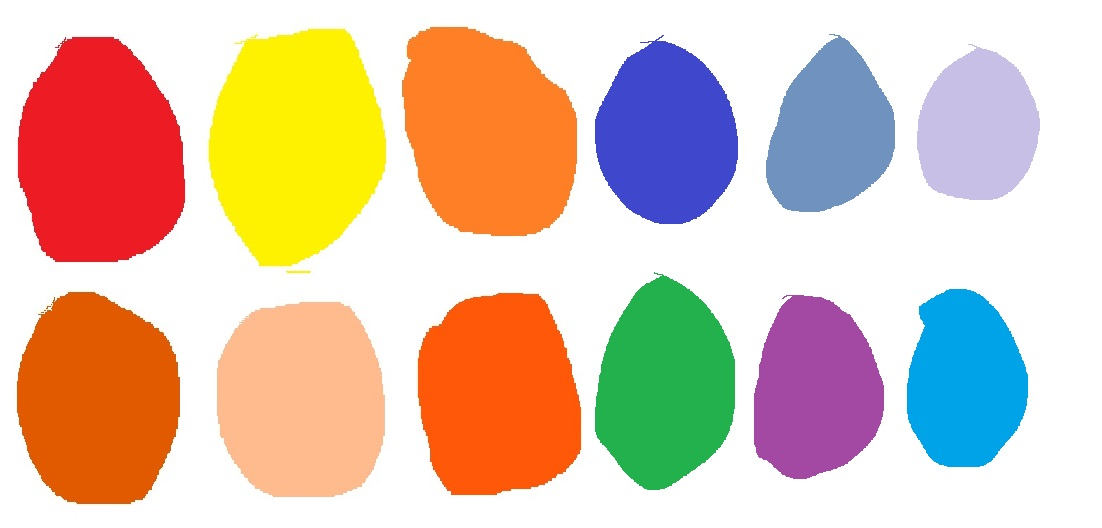
#> input picture unoptimized/pallet.jpg, 1102 x 528 px, given in place of the camera
$ python 'colorless_track weight.py'
#> lines starting #> are read from the running program, lines starting #| are printed output that depends on the picture; after the words box and inside, x2 and y2 are one past the last pixel; in counts of white or black regions, pixels touching at a corner belong together
# import the opencv library
import cv2
import numpy as np
import time
# included time if want to slow down to inspect output


#/////// what do ///////
# finds the largest AREA contour and only labels that one
# code is basically the same as dense_track but change of "perc"

# clearity and seperating/combining these groups is the main issue to fix


# ////////////////////////////////////////
def clr_iso(img):
    hsv = cv2.cvtColor(img, cv2.COLOR_BGR2HSV)
    # BLUE / GREEN / RED

    # orange
    lower = np.array([0, 90, 90])
    upper = np.array([30, 255, 255])

    # blue
    # lower = np.array([101, 50, 38])
    # upper = np.array([110, 255, 255])

    mask = cv2.inRange(hsv, lower, upper)
    return mask


# ////////////////////////////////////////
# START


# define a video capture object
vid = cv2.VideoCapture(0)

# ////////////////////////////////////////
# LOOP


while (True):

    # //////////////////////////////////////////////////
    # set up

    # this snags a image from the feed of a camera at that time
    ret, frame = vid.read()
#> frame is the input picture: shape (528, 1102, 3); mean B, G, R 174.8, 194.7, 221.5
    mask = clr_iso(frame)
#> in clr_iso, `hsv = cv2.cvtColor(img, cv2.COLOR_BGR2HSV)`: hsv: shape (528, 1102, 3); mean H, S, V 41, 95.4, 241.3
#> in clr_iso, `mask = cv2.inRange(hsv, lower, upper)`:
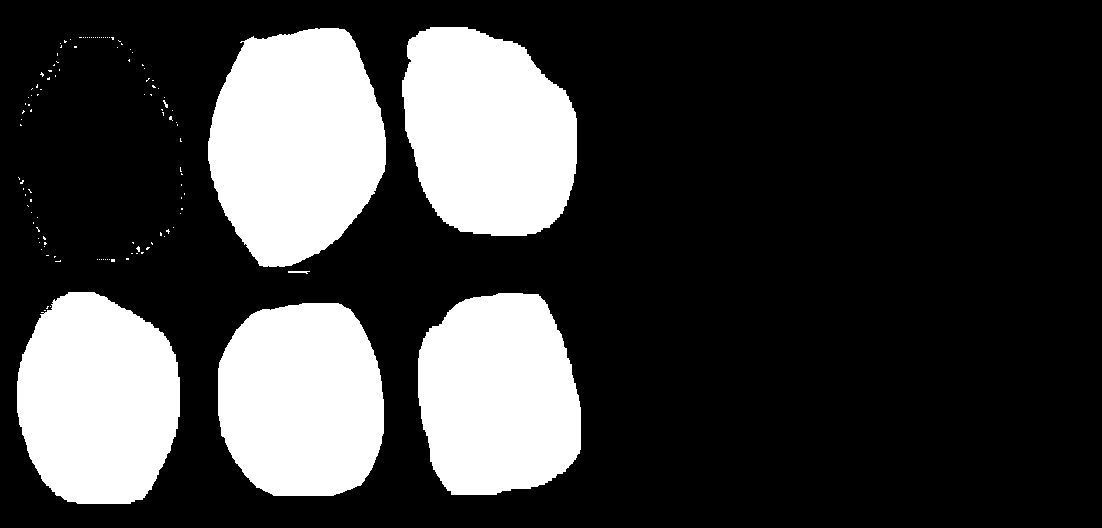
#> mask: shape (528, 1102); 24.8% white; 120 white regions (114 under 20 px)

    # obj detection setup
    _, mask = cv2.threshold(mask, 254, 255, cv2.THRESH_BINARY)

    contours, _ = cv2.findContours(mask, cv2.RETR_TREE, cv2.CHAIN_APPROX_SIMPLE)
#> contours = 120 contours, 115 with area under 20; largest, box (x1, y1, x2, y2) and area: (208, 28, 386, 267) 32235, (402, 27, 577, 236) 28838, (17, 292, 180, 504) 27340, (418, 293, 581, 495) 26906, (218, 303, 384, 496) 26800

    tobeat = 0.0
    passed = False  # setup for finding what we want

    # //////////////////////////////////////////////////
    # runs through ripped image and inspects every contour collection for the highest area
    # the values for the biggest are overwritten until only the largest "tobeat" score remains
    for cnt in contours:

        # print(tobeat)

        # calc area and remove small elments
        area = round(cv2.contourArea(cnt))

        if (area > 1050):
            cv2.drawContours(frame, [cnt], -1, (255, 165, 0), 2)
            x, y, w, h = cv2.boundingRect(cnt)

            perc = area # diff from 'dense_track.py'

            # CHANGE THIS VALUE IF FAR/CLOSE
            if (perc > tobeat):
                print("PASS x:", x, "y:", y)
                # print(perc," , ",tobeat)

                # print(area,", ",perc,)

                tobeat = perc
                # print(tobeat)
                fx = x
                fy = y
                fw = w
                fh = h
                passed = True
            else:
                print("FAIL x:", x, "y:", y)
                cv2.drawContours(frame, [cnt], -1, (120, 80, 0), 2)
                x, y, w, h = cv2.boundingRect(cnt)
                Fxystr = str(x) + ", " + str(y)
                cv2.putText(frame, Fxystr, (x, y - 5), cv2.FONT_HERSHEY_PLAIN, 1, (0, 0, 0), 2)
#> this loop made 120 passes
#> (area, perc, tobeat, fx) on passes 4, 5, 6, 119: (26800, 26800, 26800, 218), (26906, 26906, 26906, 418), (27340, 27340, 27340, 17), (32235, 32235, 32235, 208)
#> (area, perc) on pass 120: (28838, 28838)
#| PASS x: 218 y: 303
#| PASS x: 418 y: 293
#| PASS x: 17 y: 292
#| PASS x: 208 y: 28
#| FAIL x: 402 y: 27
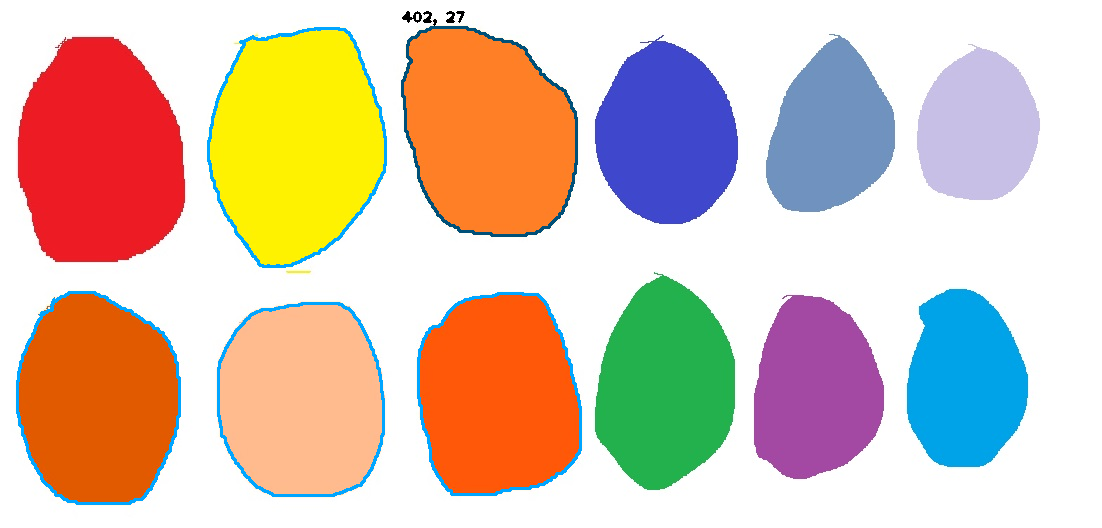
#> frame: shape (528, 1102, 3); 1.87% of pixels changed, all inside (x1, y1, x2, y2) = (16, 11, 582, 505)
#> after the loop, fh = 239; fw = 178; fx = 208; fy = 28; passed = True; tobeat = 32235
        # print(tobeat)


    # //////////////////////////////////////////////////
    # scouring the ripped image is done
    # taking the values from the remaining and overlapping things over the coords taken
    # isnt actually directly related to an area, just the remnants of it
    if (passed):

        cv2.rectangle(frame, (fx, fy), (fx + fw, fy + fh), (255, 0, 0), 3)

        xystr = str(fx) + ", " + str(fy)
#> xystr = '208, 28'
        cv2.putText(frame, xystr, (fx, fy - 5), cv2.FONT_HERSHEY_PLAIN, 1, (0, 0, 0), 2)

        avgx = round(fx + (fw / 2))
#> avgx = 297
        avgy = round(fy + (fh / 2))
#> avgy = 148
        # print(avgx, avgy)
        cv2.putText(frame, str(avgx) + ", " + str(avgy), (avgx, avgy - 7), cv2.FONT_HERSHEY_PLAIN, 1, (0, 0, 0), 2)
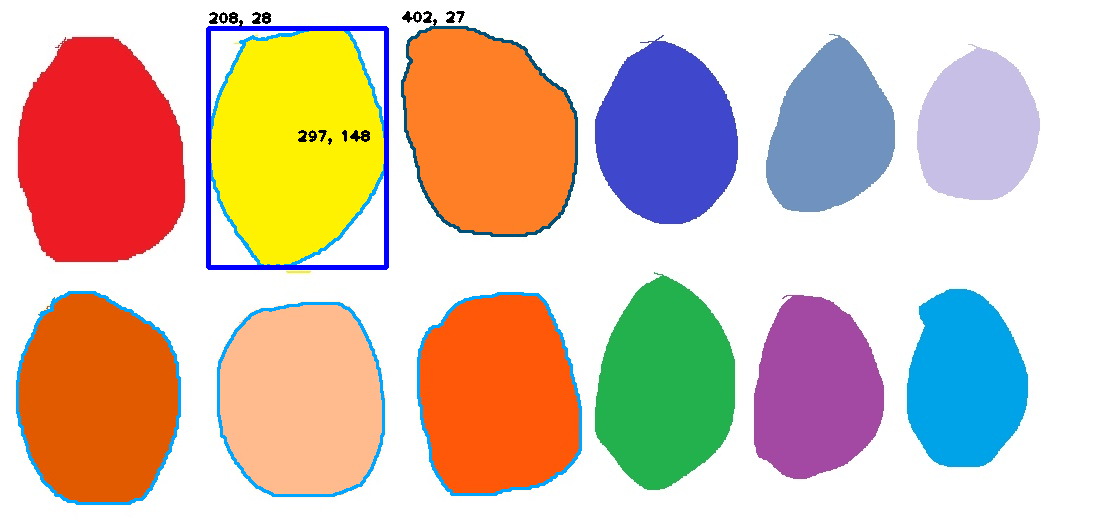
#> frame: shape (528, 1102, 3); mean B, G, R 176.5, 191.9, 215.1

        cv2.putText(frame, "x", (avgx, avgy), cv2.FONT_HERSHEY_PLAIN, 1, (0, 0, 255), 2)
#> frame: shape (528, 1102, 3); 0.01% of pixels changed, all inside (x1, y1, x2, y2) = (298, 140, 307, 149)

        print(fx, fy)
#| 208 28
    else:
        print("Fail to find")

    # //////////////////////////////////////////////////
    # clean up

    # Display the resulting frame
    cv2.imshow('frame', frame)
    cv2.imshow('mask', mask)

    # time.sleep(1)

    # quits when pressing 'q'
    if cv2.waitKey(1) & 0xFF == ord('q'):
#> (key q is pressed here)
        break

# ////////////////////////////////////////
# clean up after loop
vid.release()
cv2.destroyAllWindows()
